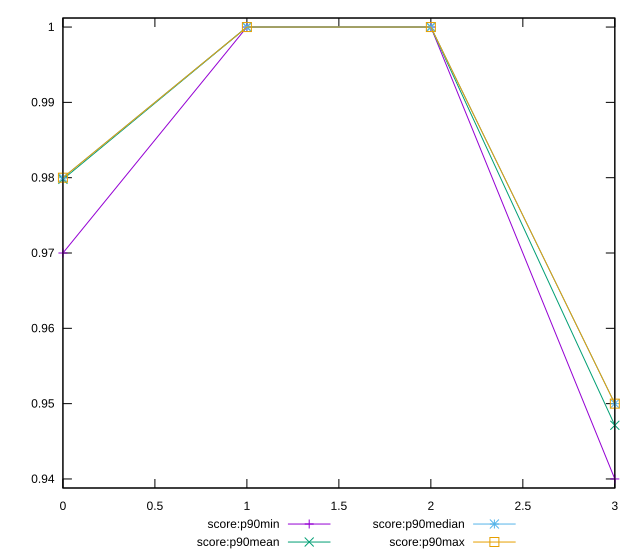

The gnuplot source for this figure:
reset

$scoreP90Min <<EOF
0 0.97
1 1
2 1
3 0.94
EOF

$scoreP90Mean <<EOF
0 0.9797872340425534
1 1
2 1
3 0.9471276595744689
EOF

$scoreP90Median <<EOF
0 0.98
1 1
2 1
3 0.95
EOF

$scoreP90Max <<EOF
0 0.98
1 1
2 1
3 0.95
EOF

set key outside below
set xrange [0:3]
set yrange [0.9388:1.0012]
set trange [0.9388:1.0012]
set terminal svg size 640, 560 enhanced background rgb 'white'
set output "reports/report_00032_2021-02-25T10-28-15.087Z/bootup-time/progression/score.svg"

plot $scoreP90Min title "score:p90min" with linespoints, \
     $scoreP90Mean title "score:p90mean" with linespoints, \
     $scoreP90Median title "score:p90median" with linespoints, \
     $scoreP90Max title "score:p90max" with linespoints

reset
